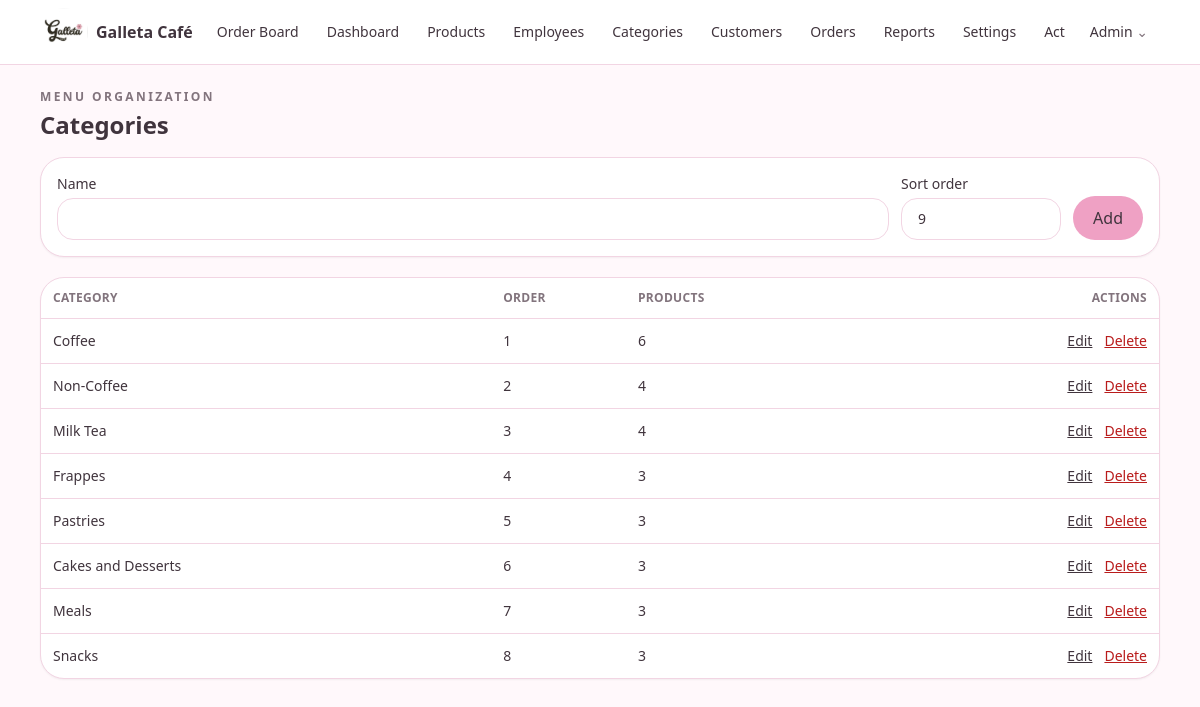
Screenshot of /admin/categories.php (signed in) with the database file from the repository.
### tables this page shows
CREATE TABLE categories(id INT AUTO_INCREMENT PRIMARY KEY,name VARCHAR(80) NOT NULL,image VARCHAR(255),sort_order INT DEFAULT 0);

### config/app.php (called while the page is built, shortened)
<?php
function e($s){ return htmlspecialchars((string)$s, ENT_QUOTES); }

### admin/categories.php (the view, shortened to what this page needs)
<?php require '../includes/layout.php'; require_role(['admin']); $d=db();
$cats=$d->query('SELECT c.*,COUNT(p.id) product_count FROM categories c LEFT JOIN products p ON p.category_id=c.id GROUP BY c.id ORDER BY c.sort_order,c.name')->fetchAll();$ed=['id'=>0,'name'=>'','sort_order'=>count($cats)+1];if(isset($_GET['edit']))foreach($cats as $c)if($c['id']==(int)$_GET['edit'])$ed=$c;
 ?><div class="flex flex-wrap items-end justify-between gap-3 mb-4"><div><p class="text-xs font-semibold uppercase tracking-[.2em] text-mute">Menu organization</p><h1 class="text-2xl font-semibold mt-1">Categories</h1></div></div>
<form method="post" class="<?=card('p-4 mb-5 grid gap-3 sm:grid-cols-[1fr_10rem_auto] items-end')?>"><?=csrf()?><input type="hidden" name="action" value="save"><input type="hidden" name="id" value="<?=$ed['id']?>"><label class="text-sm">Name<input class="<?=INP?> mt-1" name="name" value="<?=e($ed['name'])?>" required></label><label class="text-sm">Sort order<input class="<?=INP?> mt-1" name="sort_order" type="number" min="0" value="<?=e($ed['sort_order'])?>"></label><button class="<?=BTN?>"><?=$ed['id']?'Update':'Add'?></button></form>
<div class="<?=card('overflow-x-auto')?>"><table class="w-full min-w-[34rem] text-sm"><thead><tr class="text-left text-xs uppercase tracking-wide text-mute"><th class="p-3">Category</th><th>Order</th><th>Products</th><th class="p-3 text-right">Actions</th></tr></thead><tbody><?php foreach($cats as $c):?><tr class="border-t border-line"><td class="p-3 font-medium"><?=e($c['name'])?></td><td><?=$c['sort_order']?></td><td><?=$c['product_count']?></td><td class="p-3 text-right whitespace-nowrap"><a class="mr-3 underline" href="?edit=<?=$c['id']?>">Edit</a><form method="post" class="inline" onsubmit="return confirm('Delete this category?')"><?=csrf()?><input type="hidden" name="action" value="delete"><input type="hidden" name="id" value="<?=$c['id']?>"><button class="text-red-700 underline">Delete</button></form></td></tr><?php endforeach?></tbody></table></div><?php foot();

### rows the page displays
categories: name "Coffee", sort_order "1", product_count "6"
categories: name "Non-Coffee", sort_order "2", product_count "4"
categories: name "Milk Tea", sort_order "3", product_count "4"
categories: name "Frappes", sort_order "4", product_count "3"
categories: name "Pastries", sort_order "5", product_count "3"
categories: name "Cakes and Desserts", sort_order "6", product_count "3"
categories: name "Meals", sort_order "7", product_count "3"
categories: name "Snacks", sort_order "8", product_count "3"

### other values shown
setting('cafe_name','Galleta Café') "Galleta Café"
$l[1] "Order Board"
$l[1] "Dashboard"
$l[1] "Products"
$l[1] "Employees"
$l[1] "Categories"
$l[1] "Customers"
$l[1] "Orders"
$l[1] "Reports"
$l[1] "Settings"
$u['name'] "Admin"
